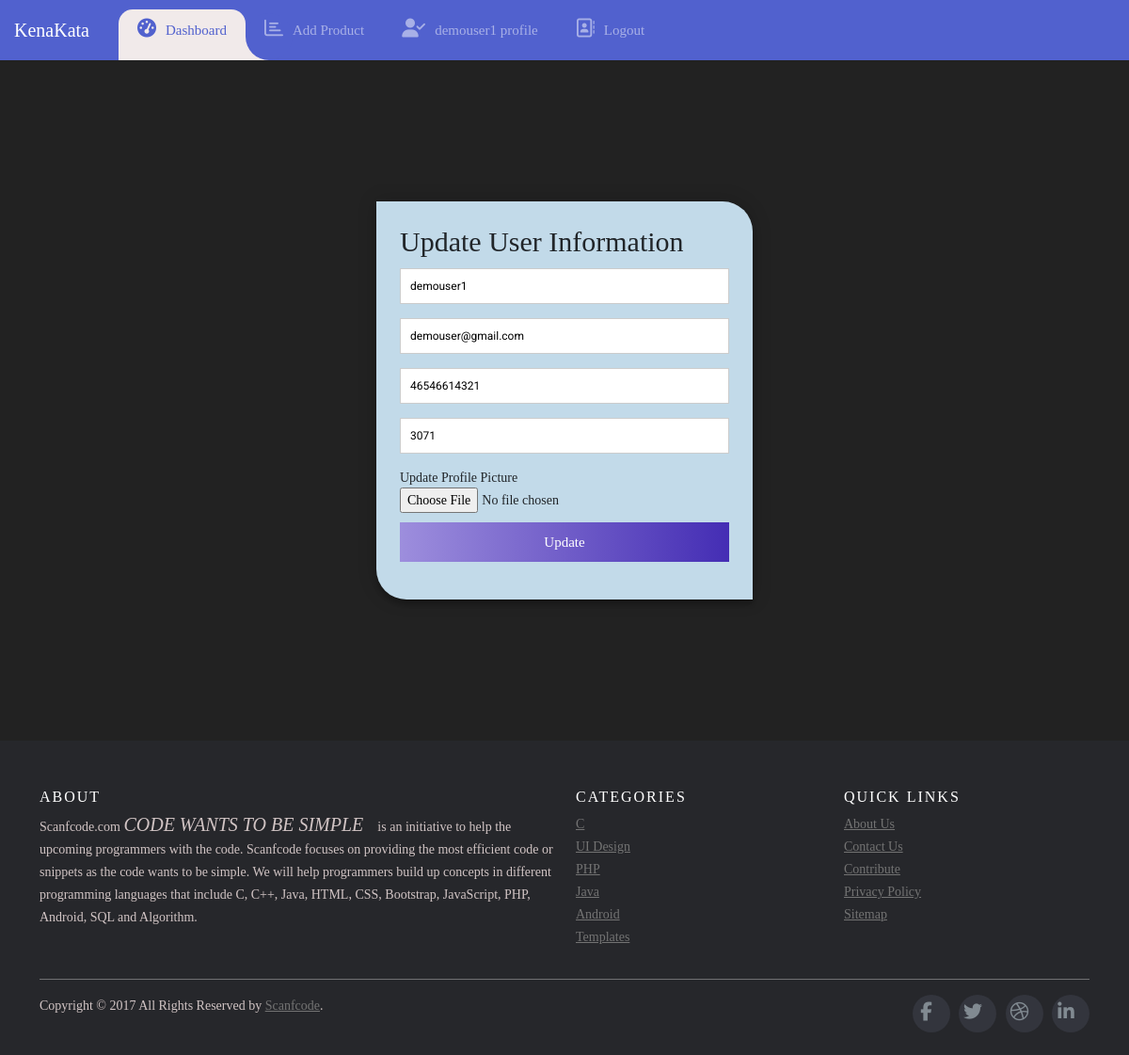
The app's page /profile-update (signed in) with its own data.
### kenakata/models.py (models this page shows, shortened)
class User(db.Model, UserMixin):
    id = db.Column(db.Integer(), primary_key=True, unique=True)
    username = db.Column(db.String(length=30), unique=True, nullable=False)
    email = db.Column(db.String(length=30), unique=True, nullable=False)
    password = db.Column(db.String(length=30), nullable=False)
    image = db.Column(db.String(length=40), nullable=True,default='default.jpg')
    mobile = db.Column(db.String(length=20),nullable=True)
    budget = db.Column(db.Integer(), nullable=True, default=1000)
    products = db.relationship('Product', backref='owned_user', lazy=True)

### kenakata/routes.py (the view)
@app.route('/profile-update',methods=['GET', 'POST'])
@login_required
def profile_update():
    form = ProfileUpdateForm()
    if form.validate_on_submit():
        if form.image.data:
            image_file = save_picture(form.image.data)
            current_user.image = image_file
        current_user.username = form.username.data
        current_user.email = form.email.data
        current_user.mobile = form.mobile.data
        current_user.budget = form.budget.data
        db.session.commit()
        flash('Profiel update successfully', 'success')
        return redirect(url_for('user_profile'))
    elif request.method == 'GET':
        form.username.data = current_user.username
        form.email.data = current_user.email
        if current_user.mobile:
            form.mobile.data = current_user.mobile
        if current_user.budget:
            form.budget.data = current_user.budget
        form.image.data = url_for('static', filename='profile_images/' + current_user.image)
    return render_template("profile-update.html", form=form, title='Profile Update')

### kenakata/forms.py (shortened to what this page needs)
class ProfileUpdateForm(FlaskForm):
    username = StringField(label='Username', validators=[Length(min=2,max=30), DataRequired()])
    email = StringField(label='Email Address',validators=[Email(), DataRequired()])
    image = FileField('Update Profile Picture', validators=[FileAllowed(['jpg', 'png', 'jpeg'])])
    mobile = StringField(label='Mobile Number', validators=[Length(min=5,max=20)])
    budget = StringField(label='Budget', validators=[])
    submit = SubmitField(label='Update')

### kenakata/models.py (called while the page is built)
@login_manager.user_loader
def load_user(user_id):
    return User.query.get(user_id)

### kenakata/templates/profile-update.html (shortened to what this page needs)
{% extends "base.html" %}
{% block content %}
    <div class="product-form-container profile">
        <form id="contact" action="" method="POST" enctype="multipart/form-data" style="border-top-right-radius: 2rem;
        border-bottom-left-radius: 2rem; background:rgb(194, 218, 233)">
            <h3>Update User Information</h3>
            <fieldset>
                {{ form.username() }}
            </fieldset>
            <fieldset>
                {{ form.email() }}
            </fieldset>
            <fieldset>
                {{ form.mobile(placeholder='Mobile Number') }}
            </fieldset>
            <fieldset>
                {{ form.budget(placeholder='Budget') }}
            </fieldset>
            <fieldset>
                {{form.image.label()}}
                <br>
                {{ form.image() }}
            </fieldset>
            <fieldset>
                {{ form.submit(class='submit-button') }}
            </fieldset>
        </form>
    </div>
{% endblock %}

### kenakata/templates/includes/nav.html (shortened to what this page needs)
<nav class="navbar navbar-expand-custom navbar-mainbg">
  <a class="navbar-brand navbar-logo" href="{{ url_for('home') }}">KenaKata</a>
  <div class="collapse navbar-collapse" id="navbarSupportedContent">
    <ul class="navbar-nav ml-auto">
      <div class="hori-selector">
        <div class="right"></div>
      </div>
      <li class="nav-item active">
        <a class="nav-link" href="{{ url_for('home') }}"
          ><i class="fas fa-tachometer-alt"></i>Dashboard</a
        >
      </li>
      <li class="nav-item">
        <a class="nav-link" href="{{ url_for('create_product') }}"
          ><i class="far fa-chart-bar"></i>Add Product</a
        >
      </li>
      <li class="nav-item">
        <a class="nav-link" href="{{ url_for('user_profile') }}"
          ><i class="fa-solid fa-user-check"></i>{{ current_user.username }} profile</a
        >
      </li>
      {% if current_user.is_authenticated %}
      <li class="nav-item">
        <a class="nav-link" href="{{ url_for('logout') }}"
          ><i class="far fa-address-book"></i>Logout</a
        >
      </li>
      {% endif %}
    </ul>
  </div>
</nav>

### kenakata/static/css/style.css (style rules this page uses)
body { font-family: "Roboto", sans-serif; }
* { margin: 0; padding: 0; }
i { margin-right: 10px; }
.navbar-logo { padding: 15px; color: #fff; }
.navbar-mainbg { background-color: #5161ce; padding: 0px; }
#navbarSupportedContent { overflow: hidden; position: relative; }
#navbarSupportedContent ul { padding: 0px; margin: 0px; }
#navbarSupportedContent ul li a i { margin-right: 10px; }
#navbarSupportedContent li { list-style-type: none; float: left; }
#navbarSupportedContent ul li a { color: rgba(255, 255, 255, 0.5); text-decoration: none; font-size: 15px; display: block; padding: 20px 20px; transition-duration: 0.6s; transition-timing-function: cubic-bezier(0.68, -0.55, 0.265, 1.55); position: relative; }
#navbarSupportedContent > ul > li.active > a { color: #5161ce; background-color: transparent; transition: all 0.7s; }
.hori-selector { display: inline-block; position: absolute; height: 100%; top: 0px; left: 0px; transition-duration: 0.6s; transition-timing-function: cubic-bezier(0.68, -0.55, 0.265, 1.55); background-color: #f1eaea; border-top-left-radius: 15px; border-top-right-radius: 15px; margin-top: 10px; }
.hori-selector .right, .hori-selector .left { position: absolute; width: 25px; height: 25px; background-color: #f1eaea; bottom: 10px; }
.hori-selector .right { right: -25px; }
.hori-selector .right:before, .hori-selector .left:before { content: ""; position: absolute; width: 50px; height: 50px; border-radius: 50%; background-color: #5161ce; }
.hori-selector .right:before { bottom: 0; right: -25px; }
@media (min-width: 992px) { .navbar-expand-custom { -ms-flex-flow: row nowrap; flex-flow: row nowrap; -ms-flex-pack: start; justify-content: flex-start; } }
@media (min-width: 992px) { .navbar-expand-custom .navbar-nav { -ms-flex-direction: row; flex-direction: row; } }
@media (min-width: 992px) { .navbar-expand-custom .navbar-collapse { display: -ms-flexbox !important; display: flex !important; -ms-flex-preferred-size: auto; flex-basis: auto; } }
body { background: #f1eaea; }
html { box-sizing: border-box; color: #444; font: 1rem/1.5 Lato; }
*, *:after, *:before { box-sizing: inherit; }
* { box-sizing: border-box; font-family: Montserrat; font-size: 14px; }
i { font-size: 20px; }
body { margin: 0; padding: 0; background-color: #222; }
.product-form-container { max-width: 400px; width: 100%; margin: 0 auto; position: relative; }
#contact input[type="text"], #contact input[type="number"], #contact input[type="email"], #contact input[type="tel"], #contact input[type="url"], #contact textarea, #contact button[type="submit"] { font: 400 12px/16px "Roboto", Helvetica, Arial, sans-serif; }
#contact { background: #F9F9F9; padding: 25px; margin: 150px 0; box-shadow: 0 0 20px 0 rgba(0, 0, 0, 0.2), 0 5px 5px 0 rgba(0, 0, 0, 0.24); }
#contact h3 { display: block; font-size: 30px; font-weight: 300; margin-bottom: 10px; }
fieldset { border: medium none !important; margin: 0 0 10px; min-width: 100%; padding: 0; width: 100%; }
#contact input[type="text"], #contact input[type="email"], #contact input[type="number"], #contact input[type="tel"], #contact input[type="url"], #contact textarea { width: 100%; border: 1px solid #ccc; background: #FFF; margin: 0 0 5px; padding: 10px; }
.submit-button { cursor: pointer; width: 100%; border: none; background: linear-gradient(to right,#9d8edd,#442db4); color: #FFF; margin: 0 0 5px; padding: 10px; font-size: 15px; transition: all 0.3s; }

### records on screen
User: username "demouser1", email "demouser@gmail.com", mobile "46546614321", budget "3071"
